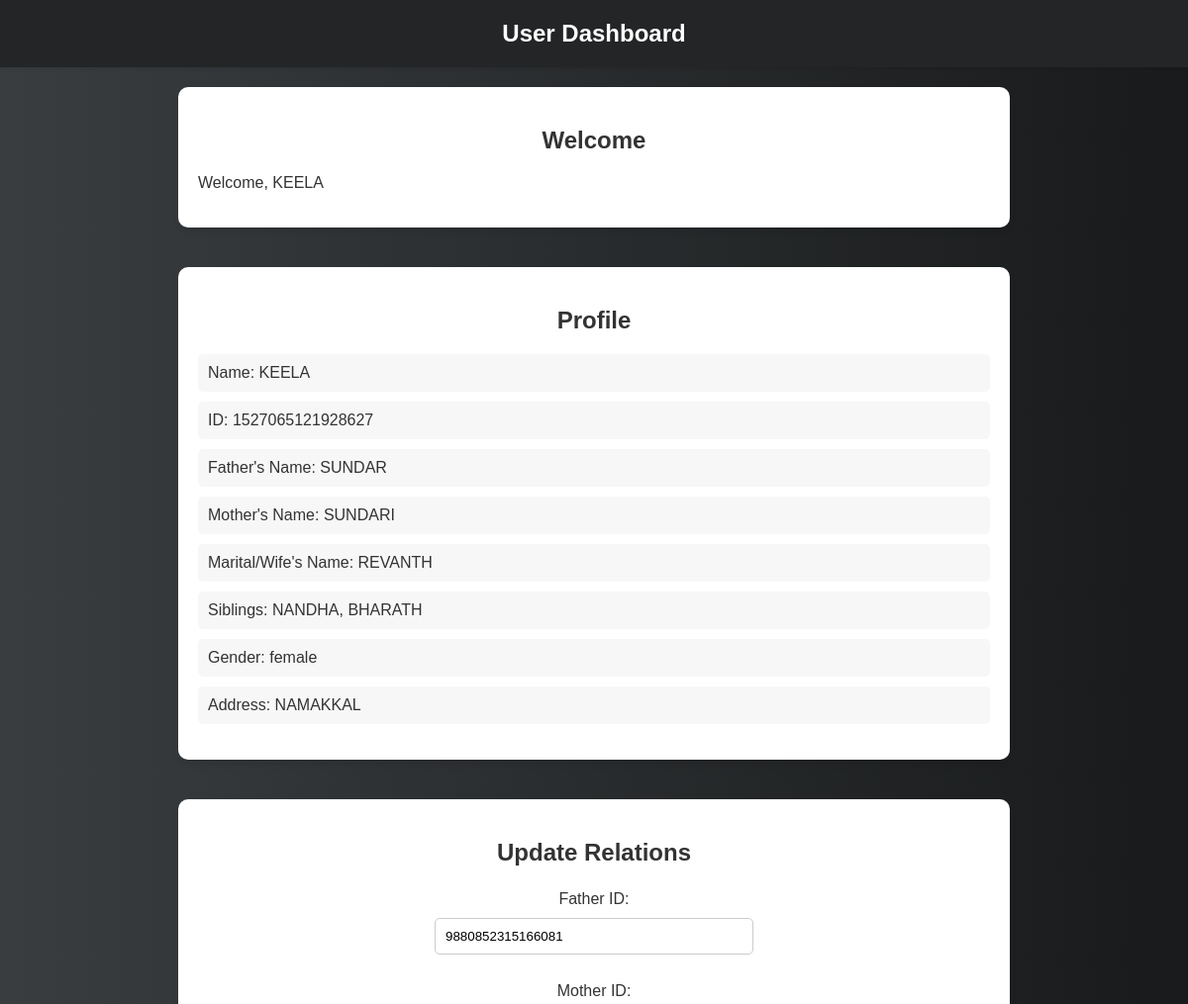
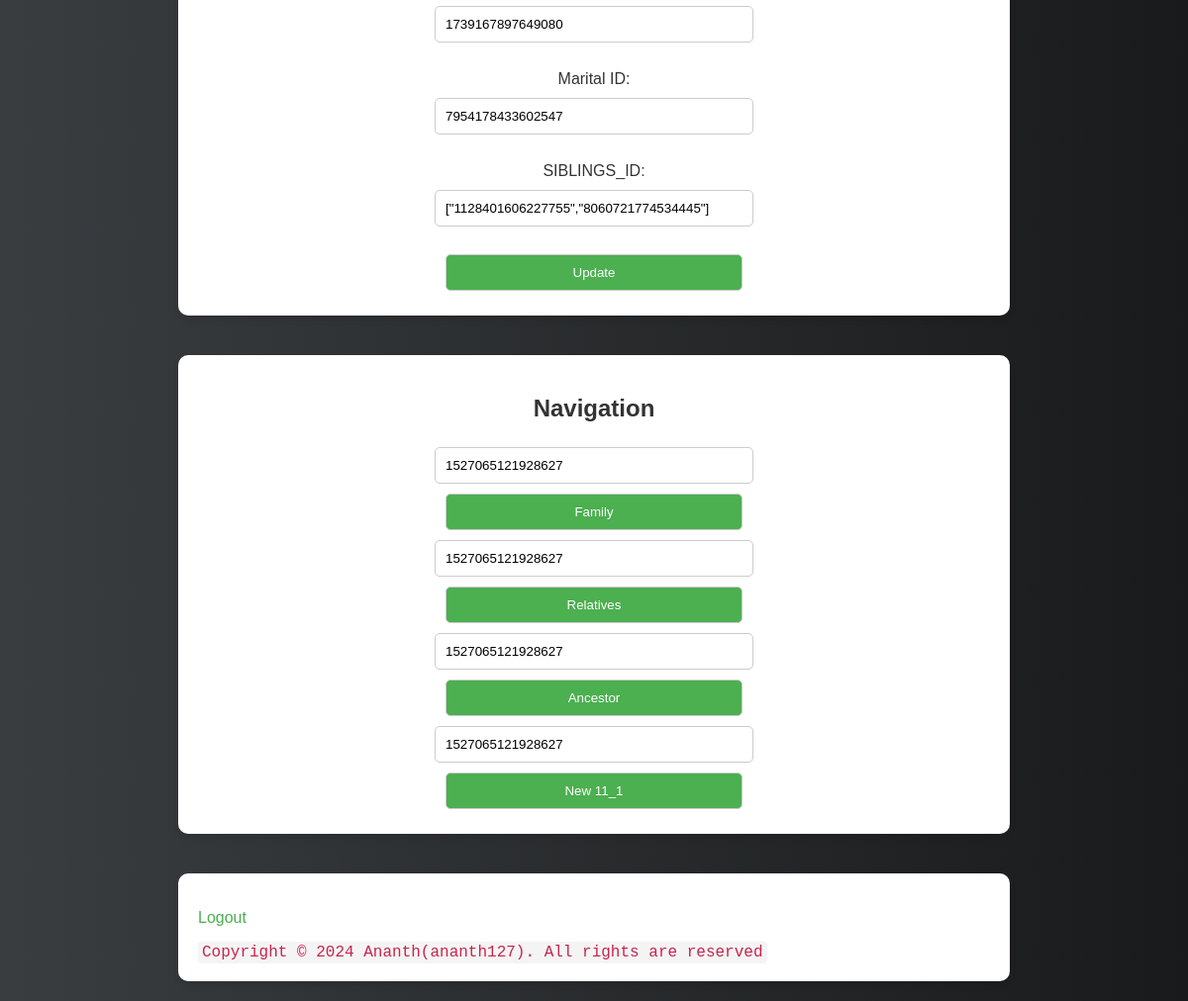
The page /data/Dashboard.php (signed in) on the database its author committed (2 pictures, top to bottom).
### tables this page shows
CREATE TABLE `userss` (
  `id` bigint(20) NOT NULL,
  `name` varchar(255) DEFAULT NULL,
  `gender` varchar(10) DEFAULT NULL,
  `password` varchar(255) DEFAULT NULL,
  `address` text DEFAULT NULL,
  `dob` date DEFAULT NULL,
  `father_id` bigint(20) DEFAULT NULL,
  `mother_id` bigint(20) DEFAULT NULL,
  `marital_id` bigint(20) DEFAULT NULL,
  `CHILDRENS_ID` text DEFAULT NULL,
  `mobile_number` varchar(15) DEFAULT NULL
);

### data/Dashboard.php (the view, shortened to what this page needs)
<?php
$host = 'localhost';
$dbname = 'id21263871_feedback';
$username = 'id21263871_feedbackapp';
$password = 'Ajai@1107';
$dsn = "mysql:host=$host;dbname=$dbname;charset=UTF8";
try {
    $pdo = new PDO($dsn, $username, $password);
    $pdo->setAttribute(PDO::ATTR_ERRMODE, PDO::ERRMODE_EXCEPTION);
} catch (PDOException $e) {
    die("Connection failed: " . $e->getMessage());
}
$stmt = $pdo->prepare("SELECT * FROM userss WHERE id = ?");
$stmt->execute([$_SESSION['user_id']]);
$user = $stmt->fetch(PDO::FETCH_ASSOC);
$relatives = ['father_id', 'mother_id', 'marital_id', 'SIBLINGS_ID'];
foreach ($relatives as $relative) {
    if (!empty($user[$relative])) {
                  $rel_stmt = $pdo->prepare("SELECT name FROM userss WHERE id = ?");
        $rel_stmt->execute([$user[$relative]]);
        $rel_result = $rel_stmt->fetch(PDO::FETCH_ASSOC);
        $user[$relative . '_name'] = $rel_result['name'] ?? 'Not available';
    } else {
        $user[$relative . '_name'] = 'Not set';
    }
}
function fetchSiblings($pdo, $siblingsJson) {
    $siblings = [];
    $siblingIds = json_decode($siblingsJson, true);
    $placeholders = implode(',', array_fill(0, count($siblingIds), '?'));
    $stmt = $pdo->prepare("SELECT name FROM userss WHERE id IN ($placeholders)");
    $stmt->execute($siblingIds);
    if ($stmt->rowCount() > 0) {
        while ($result = $stmt->fetch(PDO::FETCH_ASSOC)) {
            $siblings[] = htmlspecialchars($result['name']);
        }
    }
    return implode(', ', $siblings);
}
$user['siblings'] = fetchSiblings($pdo, $user['CHILDRENS_ID']);
?>
<!DOCTYPE html>
<html lang="en">
<head>
</head>
<body>
    <header>
        <h1>User Dashboard</h1>
    </header>
    <div class="container">
        <h2>Welcome</h2>
        <p>Welcome, <?php echo htmlspecialchars($user['name']); ?></p>
    </div>
    <div class="container">
        <h2>Profile</h2>
        <ul>
            <li>Name: <?php echo htmlspecialchars($user['name']); ?></li>
            <li>ID: <?php echo htmlspecialchars($user['id']); ?></li>
            <li>Father's Name: <?php echo htmlspecialchars($user['father_id_name']); ?></li>
            <li>Mother's Name: <?php echo htmlspecialchars($user['mother_id_name']); ?></li>
            <li>Marital/Wife's Name: <?php echo htmlspecialchars($user['marital_id_name']); ?></li>
            <li>Siblings: <?php echo htmlspecialchars($user['siblings']); ?></li>
            <li>Gender: <?php echo htmlspecialchars($user['gender']); ?></li>
            <li>Address: <?php echo htmlspecialchars($user['address']); ?></li>
        </ul>
    </div>
    <div class="container">
        <h2>Update Relations</h2>
        <form action="update.php" method="post">
            <label for="father_id">Father ID:</label>
            <input type="text" id="father_id" name="father_id" value="<?php echo htmlspecialchars($user['father_id']); ?>"><br>
            <label for="mother_id">Mother ID:</label>
            <input type="text" id="mother_id" name="mother_id" value="<?php echo htmlspecialchars($user['mother_id']); ?>"><br>
            <label for="marital_id">Marital ID:</label>
            <input type="text" id="marital_id" name="marital_id" value="<?php echo htmlspecialchars($user['marital_id']); ?>"><br>
            <label for="siblings_ID">SIBLINGS_ID:</label>
            <input type="text" id="SIBLINGS_ID" name="CHILDRENS_ID" value="<?php echo htmlspecialchars($user['CHILDRENS_ID']); ?>"><br>
            <button type="submit">Update</button>
        </form>
    </div>
    <div class="container">
        <h2>Navigation</h2>
        <form action="Table.php" method="post">
            <input type="text" name="personId" value="<?php echo $user['id']; ?>">
            <button type="submit">Family</button>
        </form>
        <form action="parchil1.php" method="post">
            <input type="text" name="personId" value="<?php echo $user['id']; ?>">
            <button type="submit">Relatives</button>
        </form>
        <form action="parchil2_ancestor.php" method="post">
            <input type="text" name="personId" value="<?php echo $user['id']; ?>">
            <button type="submit">Ancestor</button>
        </form>
        <form action="new_11_1.php" method="post">
            <input type="text" name="personId" value="<?php echo $user['id']; ?>">
            <button type="submit">New 11_1</button>
        </form>
    </div>
    <div class="container">
        <p><a href="Login.html">Logout</a></p>
        <footer><a style="font-family: 'Courier New', Courier, monospace; background-color: #f4f4f4;  border-radius: 4px; padding: 2px 4px; color: #c7254e; text-decoration: none;" href="https://see-through-headset.000webhostapp.com/data/FAMILY%20RELATIONSHIP%20MANAGEMENT.pdf">Copyright © 2024 Ananth(ananth127). All rights are reserved
        </a></footer>
    </div>
</body>
</html>

### data/Dashboard.php (style rules this page uses)
body { font-family: Arial, sans-serif; background: linear-gradient(to right, #3a3d40, #181a1b); color: #333; margin: 0; padding: 0; display: flex; flex-direction: column; align-items: center; min-height: 100vh; }
header { width: 100%; background: #232526; padding: 20px 0; text-align: center; box-shadow: 0 2px 4px rgba(0, 0, 0, 0.1); }
header h1 { margin: 0; color: #ffffff; font-size: 24px; }
.container { background: #ffffff; padding: 20px; border-radius: 10px; box-shadow: 0 4px 6px rgba(0, 0, 0, 0.1); width: 80%; max-width: 800px; margin: 20px 0; }
h2 { text-align: center; color: #333; }
ul { list-style: none; padding: 0; }
li { background: #f7f7f7; margin: 10px 0; padding: 10px; border-radius: 5px; }
form { display: flex; flex-direction: column; align-items: center; }
label, input, button { margin: 5px 0; }
input, button { padding: 10px; border: 1px solid #ccc; border-radius: 5px; }
input { width: 100%; max-width: 300px; }
button { background: #4CAF50; color: #fff; cursor: pointer; width: 100%; max-width: 300px; }
a { color: #4CAF50; text-decoration: none; }

### rows shown on the page
userss: name "KEELA", id "1527065121928627", gender "female", address "NAMAKKAL", father_id "9880852315166081", mother_id "1739167897649080", marital_id "7954178433602547", CHILDRENS_ID "[\"1128401606227755\",\"8060721774534445\"]", personId "1527065121928627"

### other values the page prints
$user['father_id_name'] "SUNDAR"
$user['mother_id_name'] "SUNDARI"
$user['marital_id_name'] "REVANTH"
$user['siblings'] "NANDHA, BHARATH"
